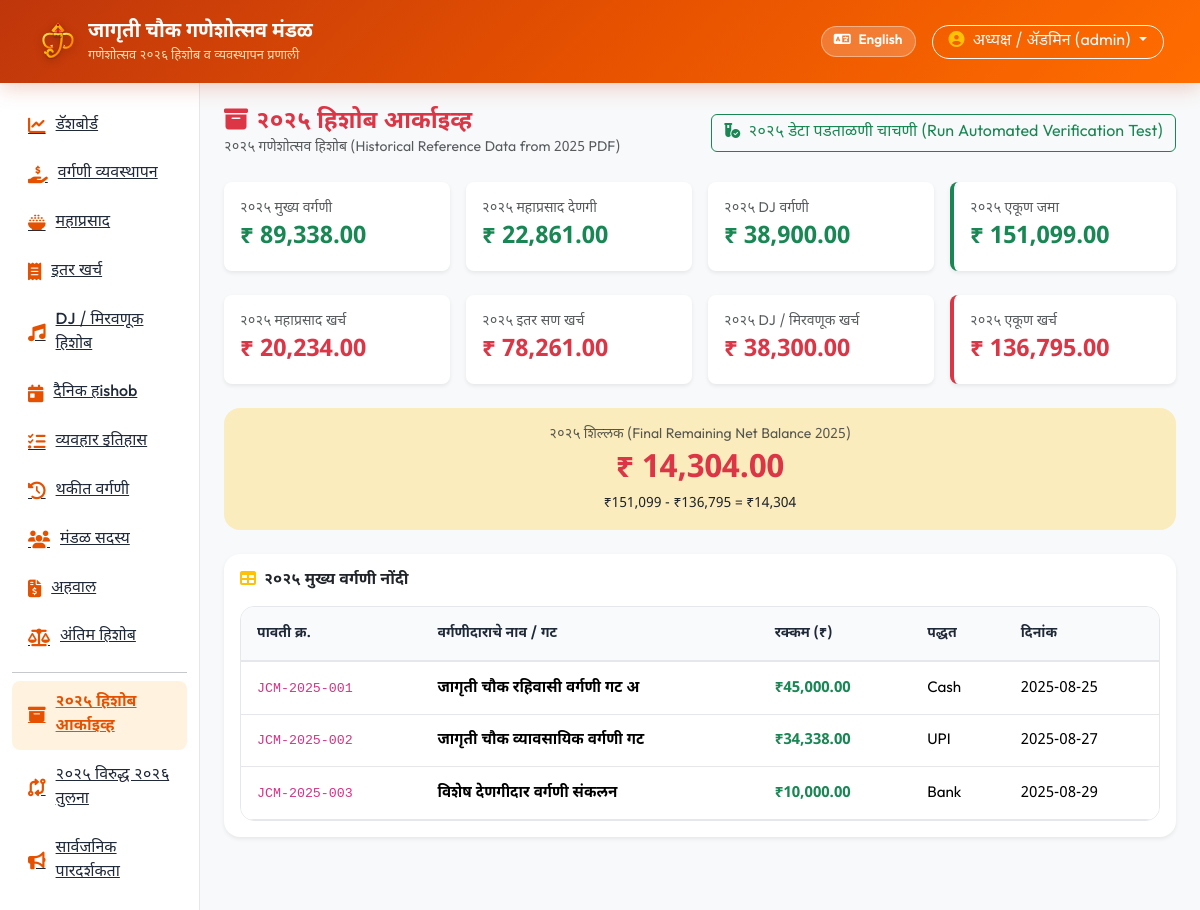
/archive-2025 (signed in), run on the app's committed database.
### tables this page shows
CREATE TABLE vargani (
    id INTEGER PRIMARY KEY AUTOINCREMENT,
    year_label TEXT NOT NULL DEFAULT '2026',
    receipt_no TEXT NOT NULL,
    contributor_name TEXT NOT NULL,
    mobile TEXT,
    address TEXT,
    amount DECIMAL(12,2) NOT NULL,
    payment_method TEXT NOT NULL, -- Cash, UPI, Bank
    payment_date DATE NOT NULL,
    collector_name TEXT,
    status TEXT NOT NULL DEFAULT 'Paid', -- Paid, Partial, Pending
    notes TEXT,
    created_by TEXT,
    created_at TIMESTAMP DEFAULT CURRENT_TIMESTAMP
);

### routes/archive_2025.py (the view)
@archive_bp.route('/archive-2025')
@login_required
def index():
    summary_2025 = get_financial_summary('2025')
    vargani_2025 = query_db("SELECT * FROM vargani WHERE year_label='2025' ORDER BY id ASC")
    mp_donations_2025 = query_db("SELECT * FROM mahaprasad_donations WHERE year_label='2025' ORDER BY id ASC")
    mp_expenses_2025 = query_db("SELECT * FROM mahaprasad_expenses WHERE year_label='2025' ORDER BY id ASC")
    other_expenses_2025 = query_db("SELECT * FROM expenses WHERE year_label='2025' ORDER BY id ASC")
    dj_incomes_2025 = query_db("SELECT * FROM dj_accounts WHERE year_label='2025' AND type='INCOME' ORDER BY id ASC")
    dj_expenses_2025 = query_db("SELECT * FROM dj_accounts WHERE year_label='2025' AND type='EXPENSE' ORDER BY id ASC")
    return render_template('archive_2025.html',
                           summary=summary_2025,
                           vargani=vargani_2025,
                           mp_donations=mp_donations_2025,
                           mp_expenses=mp_expenses_2025,
                           other_expenses=other_expenses_2025,
                           dj_incomes=dj_incomes_2025,
                           dj_expenses=dj_expenses_2025)

### database.py (called while the page is built)
def is_mysql_configured():
    if Config.DATABASE_URL:
        db_url = Config.DATABASE_URL.lower()
        if db_url.startswith('mysql') or 'mysql' in db_url:
            return True
    if Config.DB_HOST and Config.DB_NAME and Config.DB_USER:
        return True
    return False

def get_db_connection():
    if is_mysql_configured():
        if not HAS_PYMYSQL:
            raise ImportError("PyMySQL is not installed. Please add pymysql or cryptography to your requirements.")
        params = parse_mysql_params()
        conn = pymysql.connect(
            host=params['host'],
            port=params['port'],
            user=params['user'],
            password=params['password'],
            database=params['database'],
            charset=params['charset'],
            cursorclass=pymysql.cursors.DictCursor,
            autocommit=True
        )
        return conn
    else:
        conn = sqlite3.connect(Config.DATABASE_PATH)
        conn.row_factory = sqlite3.Row
        return conn

def query_db(query, args=(), one=False):
    conn = get_db_connection()
    cur = conn.cursor()
    use_mysql = is_mysql_configured()
    if use_mysql:
        exec_query = convert_query_to_mysql(query)
        cur.execute(exec_query, args)
        rv = cur.fetchall()
        conn.close()
        if one:
            return rv[0] if rv else None
        return list(rv)
    else:
        cur.execute(query, args)
        rv = cur.fetchall()
        conn.close()
        if one:
            return dict(rv[0]) if rv else None
        return [dict(row) for row in rv]

### routes/auth.py (called while the page is built)
def login_required(f):
    @wraps(f)
    def decorated_function(*args, **kwargs):
        if 'user_id' not in session:
            flash('कृपया प्रथम लॉगिन करा.', 'warning')
            return redirect(url_for('auth.login', next=request.url))
        return f(*args, **kwargs)
    return decorated_function

### utils/translations.py (called while the page is built)
def get_translation(key, lang='mr'):
    lang = lang if lang in TRANSLATIONS else 'mr'
    return TRANSLATIONS[lang].get(key, TRANSLATIONS['en'].get(key, key))

### templates/archive_2025.html (shortened to what this page needs)
{% extends 'base.html' %}
{% block content %}
<div class="d-flex justify-content-between align-items-center mb-4">
    <div>
        <h4 class="fw-bold m-0 text-danger"><i class="fa-solid fa-box-archive me-2"></i>{{ t('archive_2025') }}</h4>
        <div class="text-muted small">२०२५ गणेशोत्सव हिशोब (Historical Reference Data from 2025 PDF)</div>
    </div>
    <button id="runValidationBtn" class="btn btn-outline-success font-weight-bold">
        <i class="fa-solid fa-vial-circle-check me-1"></i> २०२५ डेटा पडताळणी चाचणी (Run Automated Verification Test)
    </button>
</div>
<div class="row g-3 mb-4">
    <div class="col-md-3">
        <div class="card border-0 shadow-sm rounded-3 p-3 bg-white">
            <div class="small text-muted font-weight-bold">२०२५ मुख्य वर्गणी</div>
            <div class="fs-4 fw-bold text-success">₹ 89,338.00</div>
        </div>
    </div>
    <div class="col-md-3">
        <div class="card border-0 shadow-sm rounded-3 p-3 bg-white">
            <div class="small text-muted font-weight-bold">२०२५ महाप्रसाद देणगी</div>
            <div class="fs-4 fw-bold text-success">₹ 22,861.00</div>
        </div>
    </div>
    <div class="col-md-3">
        <div class="card border-0 shadow-sm rounded-3 p-3 bg-white">
            <div class="small text-muted font-weight-bold">२०२५ DJ वर्गणी</div>
            <div class="fs-4 fw-bold text-success">₹ 38,900.00</div>
        </div>
    </div>
    <div class="col-md-3">
        <div class="card border-0 shadow-sm rounded-3 p-3 bg-white border-start border-success border-4">
            <div class="small text-muted font-weight-bold">२०२५ एकूण जमा</div>
            <div class="fs-4 fw-bold text-success">₹ 151,099.00</div>
        </div>
    </div>
</div>
<div class="row g-3 mb-4">
    <div class="col-md-3">
        <div class="card border-0 shadow-sm rounded-3 p-3 bg-white">
            <div class="small text-muted font-weight-bold">२०२५ महाप्रसाद खर्च</div>
            <div class="fs-4 fw-bold text-danger">₹ 20,234.00</div>
        </div>
    </div>
    <div class="col-md-3">
        <div class="card border-0 shadow-sm rounded-3 p-3 bg-white">
            <div class="small text-muted font-weight-bold">२०२५ इतर सण खर्च</div>
            <div class="fs-4 fw-bold text-danger">₹ 78,261.00</div>
        </div>
    </div>
    <div class="col-md-3">
        <div class="card border-0 shadow-sm rounded-3 p-3 bg-white">
            <div class="small text-muted font-weight-bold">२०२५ DJ / मिरवणूक खर्च</div>
            <div class="fs-4 fw-bold text-danger">₹ 38,300.00</div>
        </div>
    </div>
    <div class="col-md-3">
        <div class="card border-0 shadow-sm rounded-3 p-3 bg-white border-start border-danger border-4">
            <div class="small text-muted font-weight-bold">२०२५ एकूण खर्च</div>
            <div class="fs-4 fw-bold text-danger">₹ 136,795.00</div>
        </div>
    </div>
</div>
<div class="card border-0 bg-warning bg-opacity-25 rounded-4 p-3 mb-4 text-center">
    <div class="small text-muted font-weight-bold">२०२५ शिल्लक (Final Remaining Net Balance 2025)</div>
    <div class="fs-2 fw-bold text-danger">₹ 14,304.00</div>
    <div class="small text-dark">₹151,099 - ₹136,795 = ₹14,304</div>
</div>
<div class="card border-0 shadow-sm rounded-4 p-3 mb-4">
    <h6 class="fw-bold mb-3"><i class="fa-solid fa-table me-2 text-warning"></i>२०२५ मुख्य वर्गणी नोंदी</h6>
    <div class="table-responsive">
        <table class="table table-mandal mb-0">
            <thead>
                <tr>
                    <th>पावती क्र.</th>
                    <th>वर्गणीदाराचे नाव / गट</th>
                    <th>रक्कम (₹)</th>
                    <th>पद्धत</th>
                    <th>दिनांक</th>
                </tr>
            </thead>
            <tbody>
                {% for v in vargani %}
                <tr>
                    <td><code>{{ v.receipt_no }}</code></td>
                    <td class="fw-bold">{{ v.contributor_name }}</td>
                    <td class="text-success fw-bold">₹{{ "{:,.2f}".format(v.amount) }}</td>
                    <td>{{ v.payment_method }}</td>
                    <td>{{ v.payment_date }}</td>
                </tr>
                {% endfor %}
            </tbody>
        </table>
    </div>
</div>
{% endblock %}

### static/css/custom.css (style rules this page uses)
:root { --primary-saffron: #E65100; --primary-orange: #FF6D00; --secondary-gold: #FFB300; --gold-light: #FFF8E1; --accent-red: #D50000; --bg-light: #F8F9FA; --card-bg: #FFFFFF; --text-dark: #1F2937; --text-muted: #6B7280; --border-color: #E5E7EB; --shadow-sm: 0 1px 3px rgba(0,0,0,0.08); --shadow-md: 0 4px 12px rgba(0,0,0,0.08); --shadow-lg: 0 10px 25px rgba(230,81,0,0.12); --radius-sm: 8px; --radius-md: 14px; --radius-lg: 20px; }
body { font-family: 'Noto Sans Devanagari', 'Outfit', sans-serif; background-color: var(--bg-light); color: var(--text-dark); margin: 0; padding: 0; min-height: 100vh; }
.table-mandal { width: 100%; border-collapse: separate; border-spacing: 0; background: #FFFFFF; border-radius: var(--radius-md); overflow: hidden; border: 1px solid var(--border-color); }
.table-mandal th { background-color: #F9FAFB; color: var(--text-dark); font-weight: 700; padding: 1rem; font-size: 0.88rem; border-bottom: 2px solid var(--border-color); }
.table-mandal td { padding: 0.9rem 1rem; border-bottom: 1px solid var(--border-color); vertical-align: middle; font-size: 0.95rem; }

### data on the page
vargani: receipt_no "JCM-2025-001", contributor_name "जागृती चौक रहिवासी वर्गणी गट अ", amount "45,000.00", payment_method "Cash", payment_date "2025-08-25"
vargani: receipt_no "JCM-2025-002", contributor_name "जागृती चौक व्यावसायिक वर्गणी गट", amount "34,338.00", payment_method "UPI", payment_date "2025-08-27"
vargani: receipt_no "JCM-2025-003", contributor_name "विशेष देणगीदार वर्गणी संकलन", amount "10,000.00", payment_method "Bank", payment_date "2025-08-29"

### other printed values
{{ mandal_name }} "जागृती चौक गणेशोत्सव मंडळ"
{{ festival_title }} "गणेशोत्सव २०२६ हिशोब व व्यवस्थापन प्रणाली"
{{ current_user_name }} "अध्यक्ष / ॲडमिन"
{{ current_user_role }} "admin"
{{ t('dashboard') }} "डॅशबोर्ड"
{{ t('vargani_mgmt') }} "वर्गणी व्यवस्थापन"
{{ t('mahaprasad') }} "महाप्रसाद"
{{ t('other_expenses') }} "इतर खर्च"
{{ t('dj_hishob') }} "DJ / मिरवणूक हिशोब"
{{ t('daily_hishob') }} "दैनिक हishob"
{{ t('transactions') }} "व्यवहार इतिहास"
{{ t('pending_vargani') }} "थकीत वर्गणी"
{{ t('members') }} "मंडळ सदस्य"
{{ t('reports') }} "अहवाल"
{{ t('final_hishob') }} "अंतिम हिशोब"
